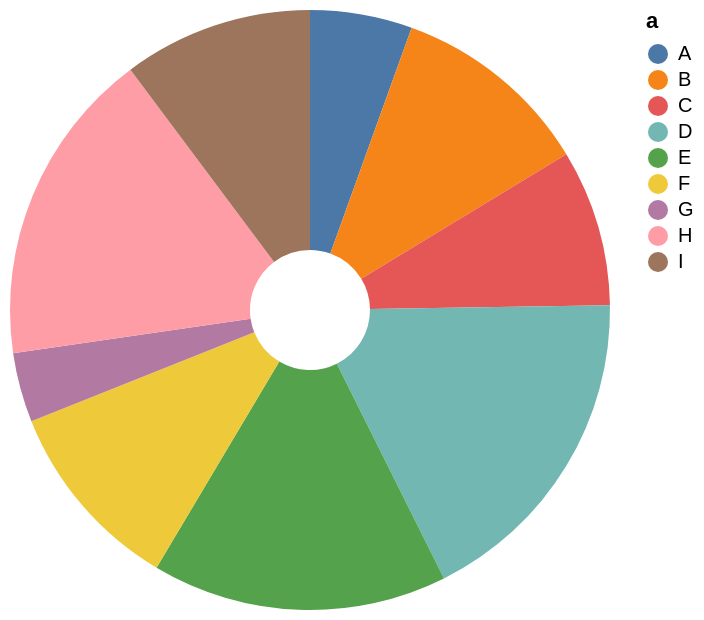

Vega-Lite specification for this chart:
### Vega-Lite specification from a JSON file in a GitHub repository (floating-point values rounded to 4 significant figures)
{"data": {"values": [{"a": "A", "b": 28, "c": 5, "g": "x"}, {"a": "B", "b": 55, "c": 9, "g": "y"}, {"a": "C", "b": 43, "c": 2, "g": "x"}, {"a": "D", "b": 91, "c": 7, "g": "y"}, {"a": "E", "b": 81, "c": 4, "g": "x"}, {"a": "F", "b": 53, "c": 6, "g": "y"}, {"a": "G", "b": 19, "c": 8, "g": "x"}, {"a": "H", "b": 87, "c": 1, "g": "y"}, {"a": "I", "b": 52, "c": 3, "g": "x"}]}, "mark": {"type": "arc", "innerRadius": 30}, "encoding": {"theta": {"field": "b", "type": "quantitative"}, "color": {"field": "a", "type": "nominal"}}}
